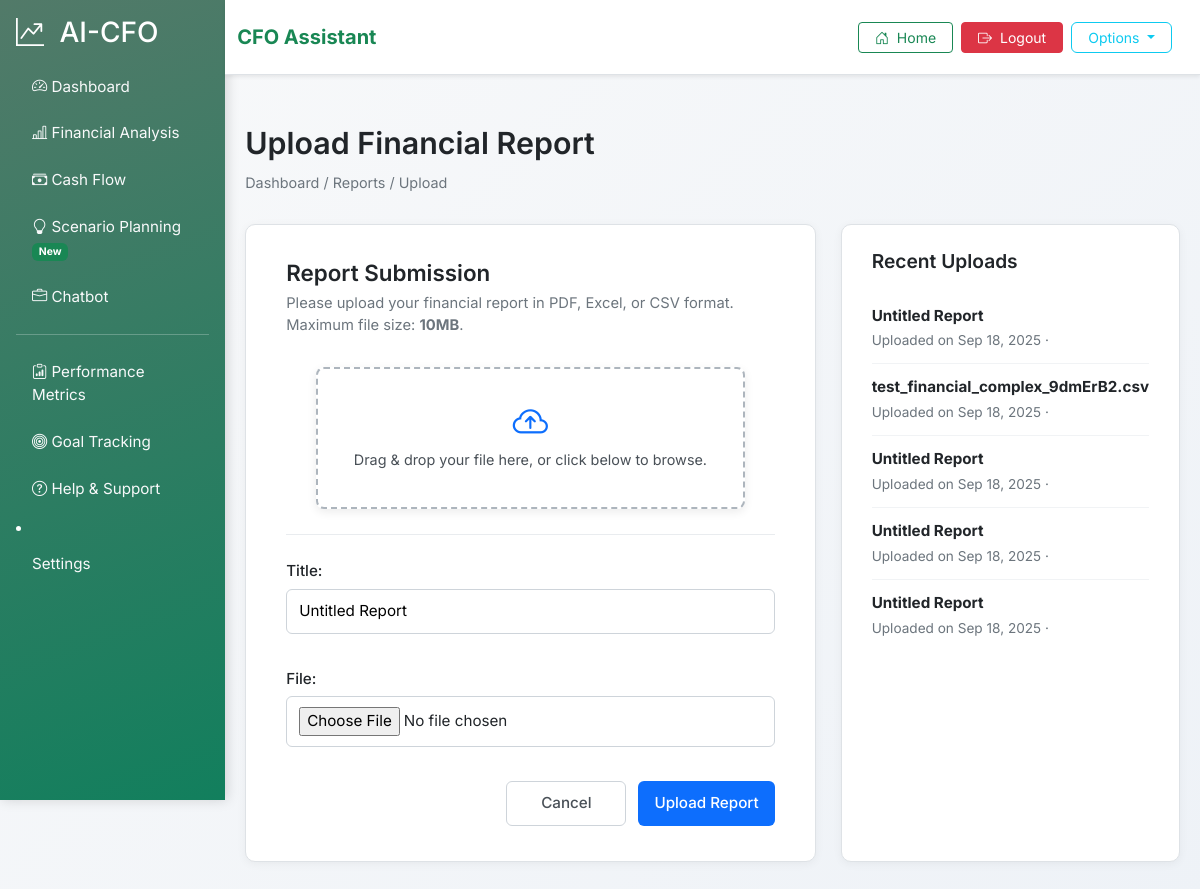
/upload/ (signed in), run on the app's committed database.
### CFO/models.py (models this page shows, shortened)
class FinancialReport(models.Model):
    RISK_CHOICES = [
        ("High Risk", "High Risk"),
        ("Moderate/OK", "Moderate/OK"),
        ("Low/Healthy", "Low/Healthy"),
    ]
    user = models.ForeignKey(User, on_delete=models.CASCADE, default=1)  # default user
    title = models.CharField(max_length=255, blank=True, null=True, default="Untitled Report")
    file = models.FileField(upload_to='reports/')
    uploaded_at = models.DateTimeField(auto_now_add=True)
    size = models.BigIntegerField(null=True, blank=True, help_text="File size in bytes")
    total_revenue = models.FloatField(null=True, blank=True)
    total_expense = models.FloatField(null=True, blank=True)
    total_profit = models.FloatField(null=True, blank=True)
    cash_balance = models.FloatField(null=True, blank=True)
    revenue_growth = models.FloatField(null=True, blank=True, help_text="Percentage value (e.g., 20 for 20%)")
    profit_margin = models.FloatField(null=True, blank=True, help_text="Percentage value (e.g., 15 for 15%)")
    burn_rate = models.FloatField(null=True, blank=True, help_text="Monthly outflow in $")
    runway_months = models.FloatField(null=True, blank=True, help_text="Months of runway")
    risk_flag = models.CharField(max_length=50, choices=RISK_CHOICES, null=True, blank=True)

### CFO/views.py (the view)
# urls.py: path('upload/', views.upload_report, name='upload_report'),
@login_required(login_url='CFO:login')
@never_cache
def upload_report(request):
    if request.method == "POST":
        form = FinancialReportForm(request.POST, request.FILES)
        if form.is_valid():
            report = form.save(commit=False)
            report.user = request.user
            if not report.title:
                report.title = os.path.basename(report.file.name)
            report.save()
            report = compute_kpis(report)
            messages.success(request, "Report uploaded and KPIs computed!")
            return redirect("CFO:report_detail", pk=report.pk)
    else:
        form = FinancialReportForm()
    recent_reports = FinancialReport.objects.filter(user=request.user).order_by("-uploaded_at")[:5]
    return render(request, "CFO/upload_report.html", {"form": form, "recent_reports": recent_reports})

### CFO/forms.py
class FinancialReportForm(forms.ModelForm):
    class Meta:
        model = FinancialReport
        fields = ['title', 'file']
        widgets = {
            'title': forms.TextInput(attrs={'placeholder': 'Enter report title (optional)'}),
        }

### CFO/templates/CFO/upload_report.html (shortened to what this page needs)
{% extends "CFO/base.html" %}
{% block content %}
<div class="upload-container">
  <div class="page-header">
    <h2>Upload Financial Report</h2>
    <small>Dashboard / Reports / Upload</small>
  </div>
  <div class="upload-grid">
    <div class="upload-card">
      <h3>Report Submission</h3>
      <p class="description">
        Please upload your financial report in PDF, Excel, or CSV format.
        Maximum file size: <strong>10MB</strong>.
      </p>
      <div class="upload-box">
        <i class="bi bi-cloud-arrow-up"></i>
        <p>Drag & drop your file here, or click below to browse.</p>
      </div>
      <div class="section-divider"></div>
      <form method="post" enctype="multipart/form-data" action="{% url 'CFO:upload_report' %}">
        <div class="mb-3">
          {{ form.title.label_tag }}
          {{ form.title }}
        </div>
        <div class="mb-3">
          {{ form.file.label_tag }}
          {{ form.file }}
        </div>
        <div class="upload-actions">
          <button type="reset" class="btn btn-outline-secondary">Cancel</button>
          <button type="submit" class="btn btn-primary">Upload Report</button>
        </div>
      </form>
    </div>
    <div class="summary-card">
      <h4>Recent Uploads</h4>
      {% if recent_reports %}
        <ul class="upload-list">
          {% for report in recent_reports %}
            <li>
              <a href="{% url 'CFO:report_detail' report.pk %}" style="text-decoration:none;">
                <strong>{{ report.title }}</strong>
              </a>
              <small>
                Uploaded on {{ report.uploaded_at|date:"M d, Y" }} ·
              </small>
            </li>
          {% endfor %}
        </ul>
      {% else %}
        <p style="color:#6c757d; font-size:0.9rem;">No reports uploaded yet.</p>
      {% endif %}
    </div>
  </div>
</div>
{% endblock %}

### CFO/templates/CFO/base.html (style rules this page uses)
body { font-family: 'Inter', sans-serif; background: linear-gradient(135deg, #f8f9fa, #eef2f7); color: #212529; min-height: 100vh; transition: all 0.3s ease-in-out; }
.upload-box, .stat-card { background: #fff; border-radius: 12px; padding: 20px; box-shadow: 0 3px 10px rgba(0,0,0,0.08); transition: all 0.3s ease-in-out; margin: 30px; }
.btn-primary, .btn-success, .btn-outline-secondary, .btn-outline-info { border-radius: 6px; transition: all 0.3s ease-in-out; }

### CFO/templates/CFO/upload_report.html (style rules this page uses)
body { background-color: #f4f6f9; font-family: 'Inter', sans-serif; }
.upload-container { max-width: 1100px; margin: 50px auto; padding: 0 20px; }
.page-header { margin-bottom: 30px; }
.page-header h2 { font-size: 1.9rem; font-weight: 600; color: #212529; }
.page-header small { color: #6c757d; font-size: 0.9rem; }
.upload-grid { display: grid; grid-template-columns: 2fr 1fr; gap: 25px; }
.upload-card { background: #fff; border: 1px solid #dee2e6; border-radius: 10px; box-shadow: 0 2px 10px rgba(0,0,0,0.05); padding: 35px 40px; }
.upload-card h3 { font-size: 1.4rem; font-weight: 600; margin-bottom: 6px; color: #212529; }
.upload-card p.description { font-size: 0.92rem; color: #6c757d; margin-bottom: 25px; }
.upload-box { border: 2px dashed #adb5bd; border-radius: 8px; padding: 28px; text-align: center; margin-bottom: 15px; transition: border-color 0.3s ease, background 0.3s ease; cursor: pointer; }
.upload-box i { font-size: 2.2rem; color: #0d6efd; margin-bottom: 10px; }
.upload-box p { margin: 0; font-size: 0.9rem; color: #495057; }
.section-divider { border-top: 1px solid #e9ecef; margin: 25px 0; }
.upload-card form label { font-weight: 500; font-size: 0.95rem; margin-bottom: 6px; display: block; color: #212529; }
.upload-card input[type="file"], .upload-card input[type="text"], .upload-card input[type="number"], .upload-card select { width: 100%; border-radius: 6px; padding: 10px 12px; border: 1px solid #ced4da; font-size: 0.95rem; margin-bottom: 18px; }
.upload-actions { display: flex; justify-content: flex-end; gap: 12px; margin-top: 10px; }
.upload-actions button { min-width: 120px; padding: 10px 16px; border-radius: 6px; font-weight: 500; font-size: 0.95rem; }
.upload-actions .btn-primary { background-color: #0d6efd; border: none; color: #fff; }
.upload-actions .btn-outline-secondary { border: 1px solid #ced4da; background: #fff; color: #495057; }
.summary-card { background: #fff; border: 1px solid #dee2e6; border-radius: 10px; box-shadow: 0 2px 10px rgba(0,0,0,0.05); padding: 25px 30px; }
.summary-card h4 { font-size: 1.2rem; font-weight: 600; margin-bottom: 20px; color: #212529; }
.upload-list { list-style: none; padding: 0; margin: 0; }
.upload-list li { padding: 12px 0; border-bottom: 1px solid #f1f3f5; }
.upload-list li:last-child { border-bottom: none; }
.upload-list strong { display: block; font-size: 0.95rem; color: #212529; }
.upload-list small { color: #6c757d; font-size: 0.85rem; }

### data on the page
FinancialReport: title "Untitled Report", uploaded_at "Sep 18, 2025"
FinancialReport: title "test_financial_complex_9dmErB2.csv", uploaded_at "Sep 18, 2025"
FinancialReport: title "Untitled Report", uploaded_at "Sep 18, 2025"
FinancialReport: title "Untitled Report", uploaded_at "Sep 18, 2025"
FinancialReport: title "Untitled Report", uploaded_at "Sep 18, 2025"
